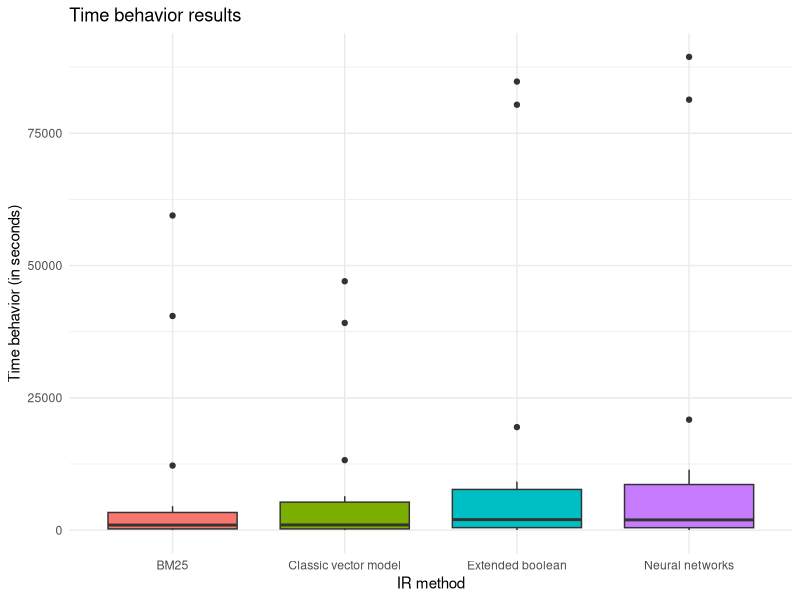

Generate this figure with R:
#loading library
require("ggplot2")

# selecting the current directory
setwd("/Users/tassiovale/Dropbox/PhD Thesis/spltrac/experiment/results/")

# read csv file
data <- read.csv("2017-07-16_21h32m_output.csv")

chart <- ggplot(data=data, aes(x=method, y=performance, fill=method)) +
    geom_boxplot() +
    theme_minimal() +
    ggtitle("Time behavior results") +
    labs(x="IR method", y="Time behavior (in seconds)") +
    scale_fill_discrete(guide=FALSE)

ggsave("2017-07-16_21h32m_performanceavg_chart.eps")